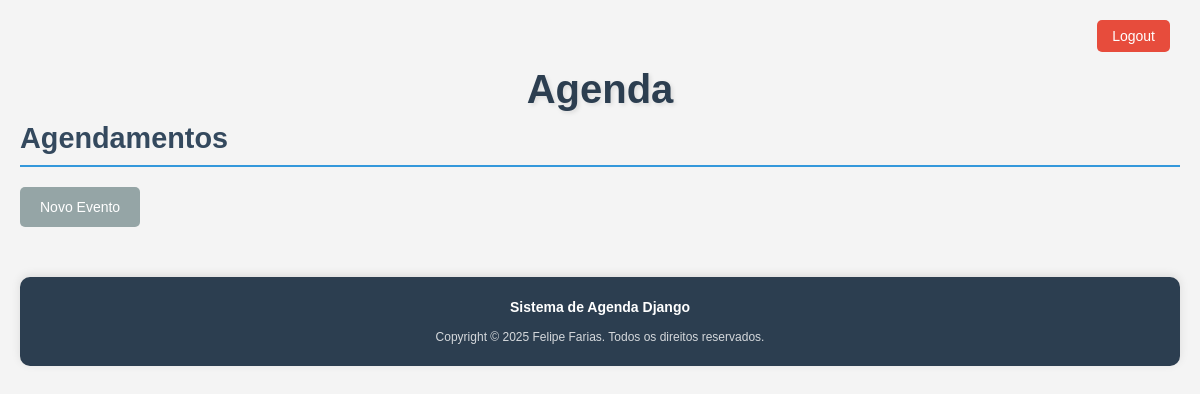
Page /agenda/ (signed in) on the earlier database version.
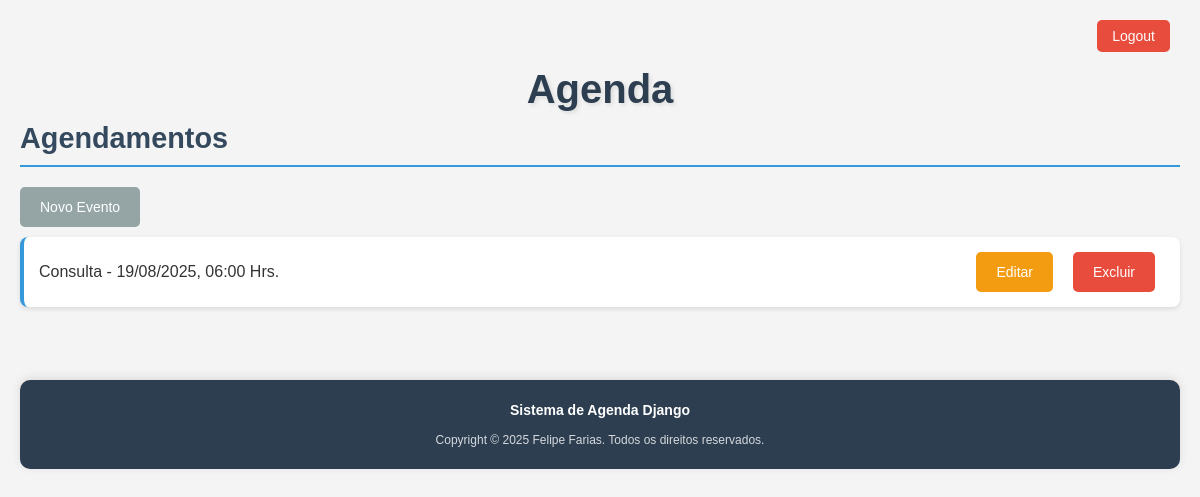
Same page on the later database version.
### core/models.py (models this page shows, shortened)
class Evento(models.Model):
    titulo = models.CharField(max_length = 100)
    descricao = models.TextField(blank = True, null = True)
    data_evento = models.DateTimeField(verbose_name='Data do Evento')
    data_criacao = models.DateTimeField(auto_now=True, verbose_name='Data da Criação')
    usuario = models.ForeignKey(User, on_delete=models.CASCADE)
    class Meta:
        db_table = 'evento'
    def get_data_criacao(self):
        return self.data_evento.strftime('%d/%m/%Y, %H:%M Hrs.')
    def get_evento_atrasado(self):
        if self.data_evento < datetime.now():
            return True
        else:
            return False

### core/views.py (the view)
# urls.py: path('agenda/', views.lista_eventos),
@login_required(login_url="/login/")
def lista_eventos(request):
    usuario = request.user
    data_atual = datetime.now() - timedelta(hours=1)
    evento = Evento.objects.filter(usuario = usuario, data_evento__gt=data_atual)
    dados = {"eventos": evento}
    return render(request, "agenda.html", dados)

### templates/agenda.html (shortened to what this page needs)
{% extends 'models/model-page.html' %}
{% block content %}
<h2>Agendamentos</h2>
<a href="evento/"><button type="button" style="margin-bottom: 10px;">Novo Evento</button></a>
<ul>
  {% for evento in eventos %}
  <li>
    <div {% if evento.get_evento_atrasado %} style="color: red;" {% endif %}>
      {{ evento.titulo }} - {{ evento.get_data_criacao }}
      <div class="action-buttons">
        <a href="evento/?id={{ evento.id }}"><button type="button">Editar</button></a>
        <a href="evento/delete/{{ evento.id }}"><button type="button">Excluir</button></a>
      </div>
    </div>
  </li>
  <br />
  {% endfor %}
</ul>
{% endblock %}

Differences in the rows shown:
now on this page (row edited): Evento: titulo "Consulta", get_data_criacao "19/08/2025, 06:00 Hrs."
